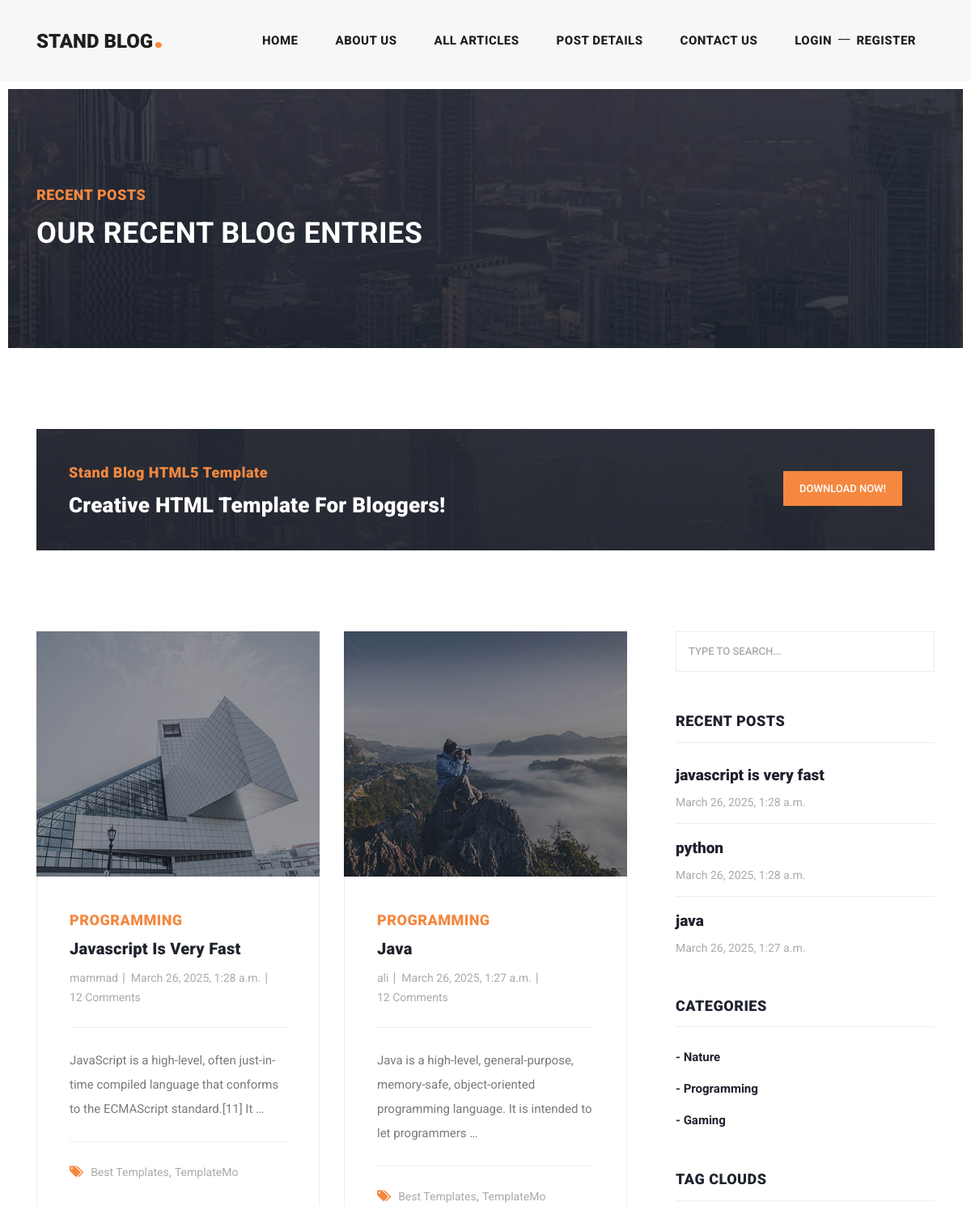
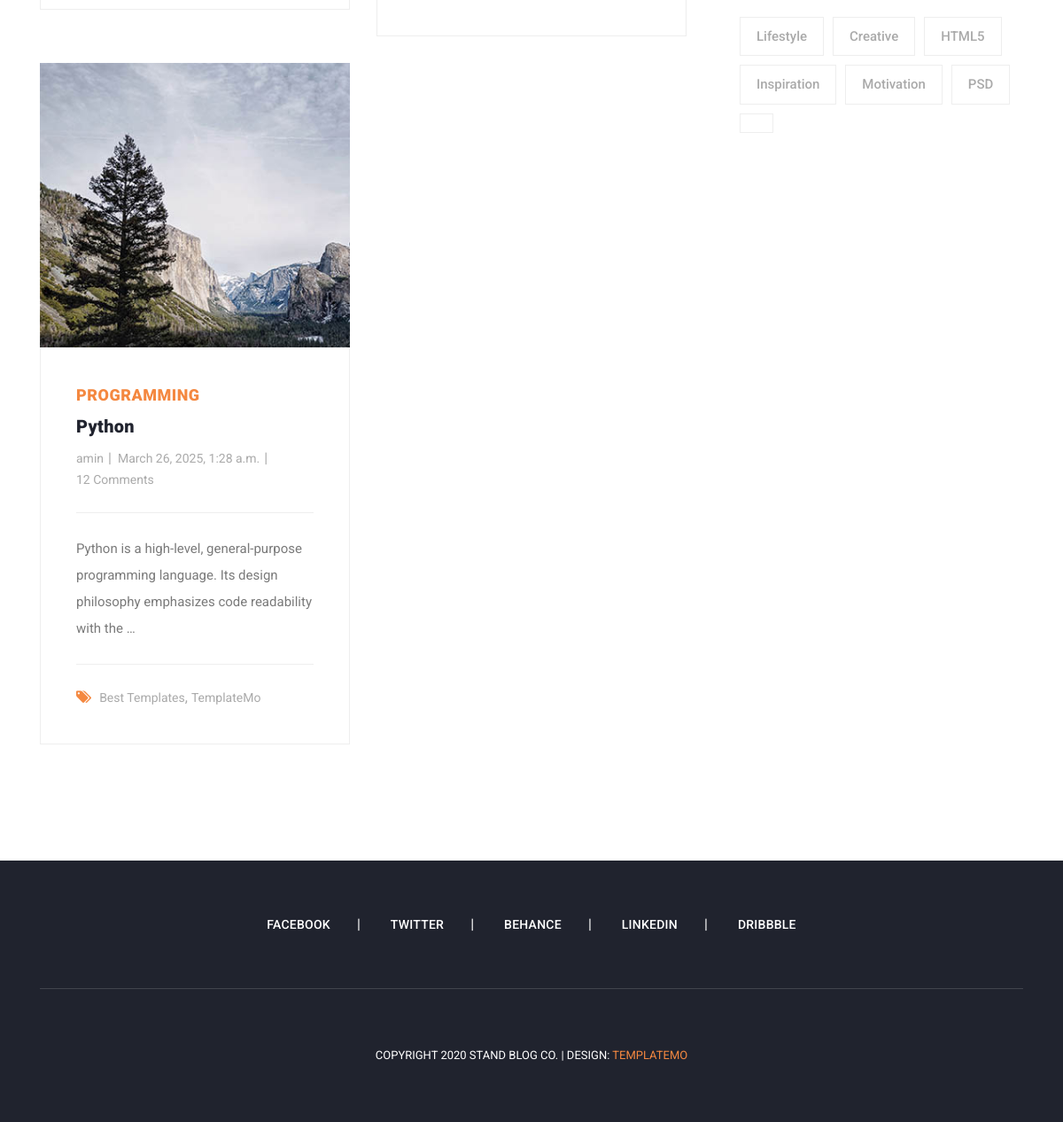
Screenshot of /articles/category/2 with the database file from the repository (2 pictures, top to bottom).
### blog/models.py (models this page shows, shortened)
class Article(models.Model):
    author = models.ForeignKey(User , on_delete=models.SET_NULL, null=True , blank=True , related_name='articles')
    title = models.CharField(max_length=80)
    category = models.ManyToManyField(Category , related_name="articles")
    body = models.TextField()
    image = models.ImageField(upload_to='images/articles')
    created = models.DateTimeField(auto_now_add=True)
    updated = models.DateTimeField(auto_now=True)
    is_published = models.BooleanField(default=True)
    slug = models.SlugField(blank=True , unique=True)
    objects = models.Manager()
    class Meta:
        ordering = ('-updated','-created')
    def get_absolute_url(self):
        return reverse('blog:article_detail', kwargs={'slug': self.slug})

class Category(models.Model):
    title = models.CharField(max_length=100)
    created = models.DateTimeField(auto_now_add=True)
    def __str__(self):
        return self.title

### blog/views.py (the view)
# urls.py: path('category/<int:pk>', views.category_detail , name='category_detail'),
def category_detail(request , pk=None):
    category = get_object_or_404(Category, id=pk)
    articles = category.articles.all()
    return render(request , "blog/articles_list.html" , {'articles':articles})

### context_processors/context_processors.py (called while the page is built)
def recent_articles(request):
    recent_articles = Article.objects.order_by('-created')
    categories = Category.objects.all()
    return {'recent_articles': recent_articles , "categories": categories}

### blog/templates/blog/articles_list.html (shortened to what this page needs)
{% extends 'base.html' %}
{% load static %}
{% block content %}
    <div class="heading-page header-text">
      <section class="page-heading">
        <div class="container">
          <div class="row">
            <div class="col-lg-12">
              <div class="text-content">
                <h4>Recent Posts</h4>
                <h2>Our Recent Blog Entries</h2>
              </div>
            </div>
          </div>
        </div>
      </section>
    </div>
    <section class="call-to-action">
      <div class="container">
        <div class="row">
          <div class="col-lg-12">
            <div class="main-content">
              <div class="row">
                <div class="col-lg-8">
                  <span>Stand Blog HTML5 Template</span>
                  <h4>Creative HTML Template For Bloggers!</h4>
                </div>
                <div class="col-lg-4">
                  <div class="main-button">
                    <a href="https://templatemo.com/tm-551-stand-blog" target="_parent">Download Now!</a>
                  </div>
                </div>
              </div>
            </div>
          </div>
        </div>
      </div>
    </section>
    <section class="blog-posts grid-system">
      <div class="container">
        <div class="row">
          <div class="col-lg-8">
            <div class="all-blog-posts">
              <div class="row">
                  {% for article in articles %}
                      <div class="col-lg-6">
                  <div class="blog-post">
                    <div class="blog-thumb">
                      <img src="{{ article.image.url }}" alt="">
                    </div>
                    <div class="down-content">
                      <span>{{ article.category.all.first }}</span>
                      <a href="{{ article.get_absolute_url }}"><h4>{{ article.title }}</h4></a>
                      <ul class="post-info">
                        <li><a href="#">{{ article.author.username }}</a></li>
                        <li><a href="#">{{ article.created }}</a></li>
                        <li><a href="#">12 Comments</a></li>
                      </ul>
                        <p>{{ article.body|truncatewords:15 }}</p>
                      <div class="post-options">
                        <div class="row">
                          <div class="col-lg-12">
                            <ul class="post-tags">
                              <li><i class="fa fa-tags"></i></li>
                              <li><a href="#">Best Templates</a>,</li>
                              <li><a href="#">TemplateMo</a></li>
                            </ul>
                          </div>
                        </div>
                      </div>
                    </div>
                  </div>
                </div>
                  {% endfor %}
                <div class="col-lg-12">
                </div>
              </div>
            </div>
          </div>
        {% include 'includes/sidebar.html' %}
        </div>
      </div>
    </section>
{% endblock %}

### templates/includes/sidebar.html
{% load static %}
<div class="col-lg-4">
            <div class="sidebar">
              <div class="row">
                <div class="col-lg-12">
                  <div class="sidebar-item search">
                    <form id="search_form" name="gs" method="GET" action="{% url 'blog:search_articles' %}">
                      <input type="text" name="q" class="searchText" placeholder="type to search..." autocomplete="on">
                    </form>
                  </div>
                </div>
                <div class="col-lg-12">
                  <div class="sidebar-item recent-posts">
                    <div class="sidebar-heading">
                      <h2>Recent Posts</h2>
                    </div>
                    <div class="content">
                      <ul>
                        {% for article in recent_articles %}
                            <li><a href="{{ article.get_absolute_url }}">
                              <h5>{{ article.title }}</h5>
                              <span>{{ article.created }}</span>
                        </a></li>
                        {% endfor %}
                      </ul>
                    </div>
                  </div>
                </div>
                <div class="col-lg-12">
                  <div class="sidebar-item categories">
                    <div class="sidebar-heading">
                      <h2>Categories</h2>
                    </div>
                    <div class="content">
                      <ul>
                          {% for category in categories %}
                              <li><a href="{% url 'blog:category_detail' category.id %}">- {{ category.title }}</a></li>
                          {% endfor %}
                      </ul>
                    </div>
                  </div>
                </div>
                <div class="col-lg-12">
                  <div class="sidebar-item tags">
                    <div class="sidebar-heading">
                      <h2>Tag Clouds</h2>
                    </div>
                    <div class="content">
                      <ul>
                        <li><a href="#">Lifestyle</a></li>
                        <li><a href="#">Creative</a></li>
                        <li><a href="#">HTML5</a></li>
                        <li><a href="#">Inspiration</a></li>
                        <li><a href="#">Motivation</a></li>
                        <li><a href="#">PSD</a></li>
                        <li><a href="#">{{ name }}</a></li>
                      </ul>
                    </div>
                  </div>
                </div>
              </div>
            </div>
          </div>

### rows the page displays
Article: image (picture), category.all.first "PROGRAMMING", title "Javascript Is Very Fast", author.username "mammad", created "March 26, 2025, 1:28 a.m.", body "JavaScript is a high-level, often just-in-time compiled language that conforms to the ECMAScript standard.[11] It …", title "javascript is very fast"
Article: image (picture), category.all.first "PROGRAMMING", title "Java", author.username "ali", created "March 26, 2025, 1:27 a.m.", body "Java is a high-level, general-purpose, memory-safe, object-oriented programming language. It is intended to let programmers …", title "java"
Article: image (picture), category.all.first "PROGRAMMING", title "Python", author.username "amin", created "March 26, 2025, 1:28 a.m.", body "Python is a high-level, general-purpose programming language. Its design philosophy emphasizes code readability with the …", title "python"
Category: title "Nature"
Category: title "Programming"
Category: title "Gaming"
